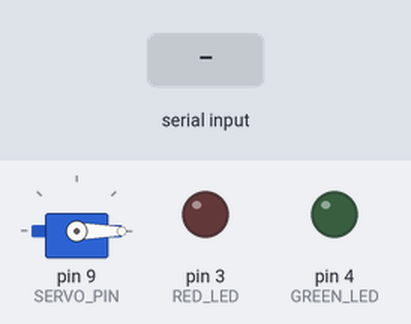
A sketch run on a simulated Arduino Uno, built with avr-gcc and run on an emulated ATmega328P. Parts: servo, output pins drawn as LEDs (lit = HIGH). Inputs (shaded band) come from the test bench. What the sketch prints to the serial monitor is not drawn.

Above: at 1.2 s.
1.3 s: "A" received over Serial
At 2.5 s:
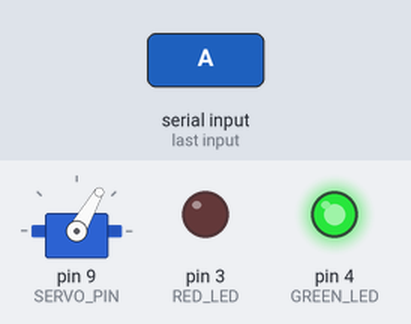
Timing chart, 0 to 7.8 s (numbered marks = the images above; inputs shaded):
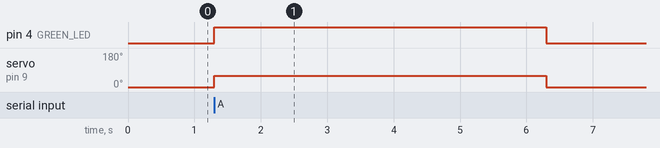

The sketch:

ARDUINO_CODE_TASK_2.ino
```cpp
#include <Wire.h>
#include <MPU6050.h>
#include <Servo.h>

MPU6050 mpu;
Servo myServo;

const int GREEN_LED = 4;
const int RED_LED = 3;
const int SERVO_PIN = 9;

void setup() {
  Serial.begin(9600);
  Wire.begin();

  pinMode(GREEN_LED, OUTPUT);
  pinMode(RED_LED, OUTPUT);

  myServo.attach(SERVO_PIN);
  myServo.write(0);

  mpu.initialize();
  if (!mpu.testConnection()) {
    Serial.println("MPU6050 connection failed!");
    while (1);
  }

  Serial.println("System Ready");
}

void loop() {
  if (Serial.available()) {
    char cmd = Serial.read();

    switch (cmd) {
      case 'A':  // Motion detected and authorized
        digitalWrite(RED_LED, LOW);
        digitalWrite(GREEN_LED, HIGH);
        myServo.write(60);
        delay(5000);
        digitalWrite(GREEN_LED, LOW);
        myServo.write(0);
        break;

      case 'D':  // No motion or unauthorized
        digitalWrite(GREEN_LED, LOW);
        digitalWrite(RED_LED, HIGH);
        myServo.write(0);
        delay(3000);
        digitalWrite(RED_LED, LOW);
        break;

      case 'M':  // MPU6050 motion data request
        int16_t ax, ay, az, gx, gy, gz;
        mpu.getMotion6(&ax, &ay, &az, &gx, &gy, &gz);
        Serial.print(ax); Serial.print(",");
        Serial.print(ay); Serial.print(",");
        Serial.print(az); Serial.print(",");
        Serial.print(gx); Serial.print(",");
        Serial.print(gy); Serial.print(",");
        Serial.println(gz);
        break;
    }
  }
}
```

Measured:
- after the input at 1.3 s, pin 4 (GREEN_LED): LOW → HIGH at once, → LOW 5.0 s later; servo on pin 9 (SERVO_PIN): 0° → 60° at once, → 0° 5.0 s later
